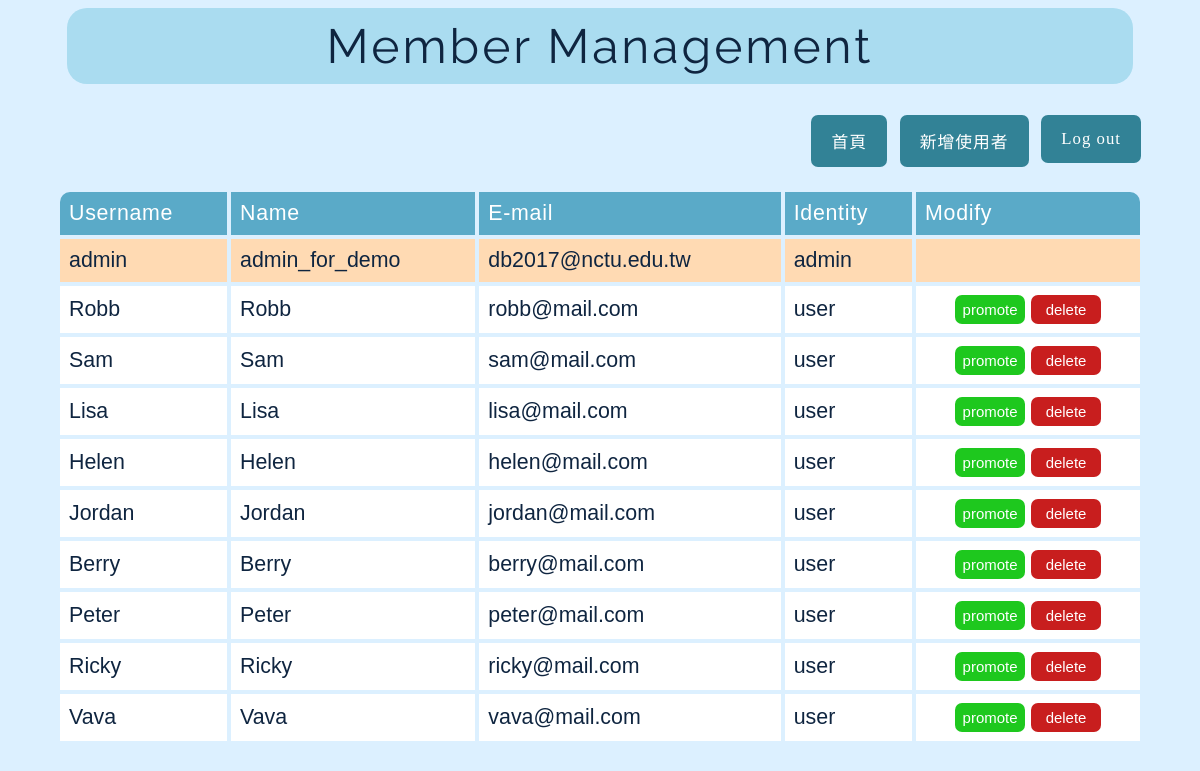
The page /member_management.php (signed in) on the database its author committed.
### tables this page shows
CREATE TABLE IF NOT EXISTS `user` (
`userID` int(10) unsigned NOT NULL,
  `username` varchar(255) NOT NULL,
  `password` varchar(255) NOT NULL,
  `name` varchar(255) NOT NULL,
  `email` varchar(255) NOT NULL,
  `identity` varchar(10) NOT NULL DEFAULT 'user'
);

### member_management.php (the view, shortened to what this page needs)
<?php
	require_once "connect.php";
	if(isset($_SESSION['Authenticated'])&&$_SESSION['Authenticated']==true){
		$username=$_SESSION["username"];
	}
?>
<!DOCTYPE html>
<html>
<head>
	<link rel="stylesheet" type="text/css" href="style.css">
</head>
<body class="aft_login">
	<?php
		if($_SESSION['identity']=='user'){
					unset($_SESSION['username']);
					session_destroy();
	?>
			<div class="title">Permission Denied</div>
			<meta http-equiv=REFRESH CONTENT=2;url=index.php>
	<?php
		}
		else{
	?>
	<div class="title">Member Management</div>
	<div class="content">
		<nav>
			<ul>
				<li><form action="home_page.php"><input type="submit" value="首頁"></form></li>
				<li><form action="new_user.php"><input type="submit" value="新增使用者"></form></li>
				<li><form action="logout.php"><input type="submit" value="Log out"></form></li>
			</ul>
		</nav>
		<table id="member_mgnt">
			<tr class="caption">
				<th class="begin">Username</th>
				<th class="middle">Name</th>
				<th class="middle">E-mail</th>
				<th class="middle">Identity</th>
				<th class="end">Modify</th>
			</tr>
				<?php
					$getdata=$connect->prepare("SELECT userID,username,name,email,identity FROM user ORDER BY userID");
					$getdata->execute();
					while($person=$getdata->fetch()){
            			if(!strcmp($person['username'],$username)){
         		?>
            		<tr class="admin">
                		<th><?php echo $person['username'];?></th>
                		<th class="middle"><?php echo $person['name'];?></th>
                		<th class="middle"><?php echo $person['email'];?></th>
                		<th class="middle"><?php echo $person['identity'];?></th>
                		<th class="end"></th>
                	</tr>
              	<?php
                		}
            			else{
            	?>
            		<tr class="data">
                		<th><?php echo $person['username'];?></th>
                		<th class="middle"><?php echo $person['name'];?></th>
                		<th class="middle"><?php echo $person['email'];?></th>
                		<th class="middle"><?php echo $person['identity'];?></th>
                		<th class="end">
                			<form class="modify" action=<?php echo htmlspecialchars($_SERVER["PHP_SELF"]); ?> method="post">
                			<?php
                				if($person['identity']=="user"){
                			?>
                			<input onClick="return confirm('Are you sure you want to premote this user ?')" type="submit" name="submit" value="promote" id="promote">
                			<?php
                				}
                				elseif($person['identity']=="admin"){
                			?>
                			<input onclick="return confirm('Are you sure you want to demote this user ?')" type="submit" name="submit" value="demote" id="demote">
                			<?php
                				}
                			?>
                			<input onclick="return confirm('Are you sure you want to delete this user ?')" type="submit" name="submit" value="delete" id="delete">
                			</form>
                		</th>
                	</tr>
                <?php
                		}
              		}
            	?>
		</table>
	</div>
	<?php
			}
	?>
	<br>
</body>
</html>

### style.css (style rules this page uses)
body { background-color: rgba(220,240,255,1); }
.title { background-color: rgba(170,220,240,1); border-radius: 20px; color: rgb(15,37,64); font-family: 'Raleway', sans-serif; font-size: 300%; letter-spacing: 3px; margin: auto; margin-bottom: 30px; padding: 10px 0; text-align: center; width: 90%; }
.content { font-family: Microsoft JhengHei,sans-serif; font-size: 150%; text-align: center; }
.bef_login .content table,tr,th,td { border-collapse: collapse; font-weight: 400; margin: auto; text-align: left; }
.aft_login .content #member_mgnt { font-size: 110%; text-align: center; width: 90vw; }
.aft_login .content table { border-collapse: collapse; width: 80vw; }
.aft_login .content table,tr,th { font-size: 90%; margin: auto; padding: 9px 9px; }
.aft_login .content table .caption { background-color: rgba(90,170,200,1); color: rgb(255,255,255); letter-spacing: 0.7px; }
.aft_login .content table .caption .begin { border-top-left-radius: 10px; }
.aft_login .content table .caption .end { border-top-right-radius: 10px; }
.aft_login .content table .caption .middle,.end { border-left: 4px rgba(220,240,255,1) solid; }
.aft_login .content table .data { background-color: rgba(255,255,255,1); border-top: 4px rgba(220,240,255,1) solid; border-bottom: 4px rgba(220,240,255,1) solid; color: rgb(15,37,64); }
.aft_login .content table .data .middle,.end { border-left: 4px rgba(220,240,255,1) solid; }
.aft_login .content table .admin { background-color: rgba(229,207,184,1); border-top: 4px rgba(220,240,255,1) solid; background-color: hsl(31,100%,85%); border-bottom: 4px rgba(220,240,255,1) solid; color: rgb(15,37,64); }
.aft_login .content table .admin .middle,.end { border-left: 4px rgba(220,240,255,1) solid; }
input { vertical-align: top; font-size: 70%; }
input[type=submit] { background-color: rgb(50,130,150); border: none; border-radius: 7px; color: white; padding: 14px 20px; width: 20%; }
.modify { text-align: center; }
.modify #promote[type=submit],[type=hidden] { background-color: rgb(30,200,30); font-size: 70%; margin: auto; padding: 6px 4px; width: 70px; }
.modify #delete[type=submit],[type=hidden] { background-color: rgb(200,30,30); font-size: 70%; margin: auto; padding: 6px 4px; width: 70px; }
nav ul { text-align: right; margin-right: 4vw; }
nav ul li { display: inline-block; padding: 1px 3px; }
nav ul li input[type="submit"] { width: 100%; }
nav ul li input[value] { font-family: "Microsoft JhengHei"; font-size: 70%; letter-spacing: 1px; }

### rows shown on the page
user: username "admin", name "admin_for_demo", email "db2017@nctu.edu.tw", identity "admin"
user: username "Robb", name "Robb", email "robb@mail.com", identity "user"
user: username "Sam", name "Sam", email "sam@mail.com", identity "user"
user: username "Lisa", name "Lisa", email "lisa@mail.com", identity "user"
user: username "Helen", name "Helen", email "helen@mail.com", identity "user"
user: username "Jordan", name "Jordan", email "jordan@mail.com", identity "user"
user: username "Berry", name "Berry", email "berry@mail.com", identity "user"
user: username "Peter", name "Peter", email "peter@mail.com", identity "user"
user: username "Ricky", name "Ricky", email "ricky@mail.com", identity "user"
user: username "Vava", name "Vava", email "vava@mail.com", identity "user"
